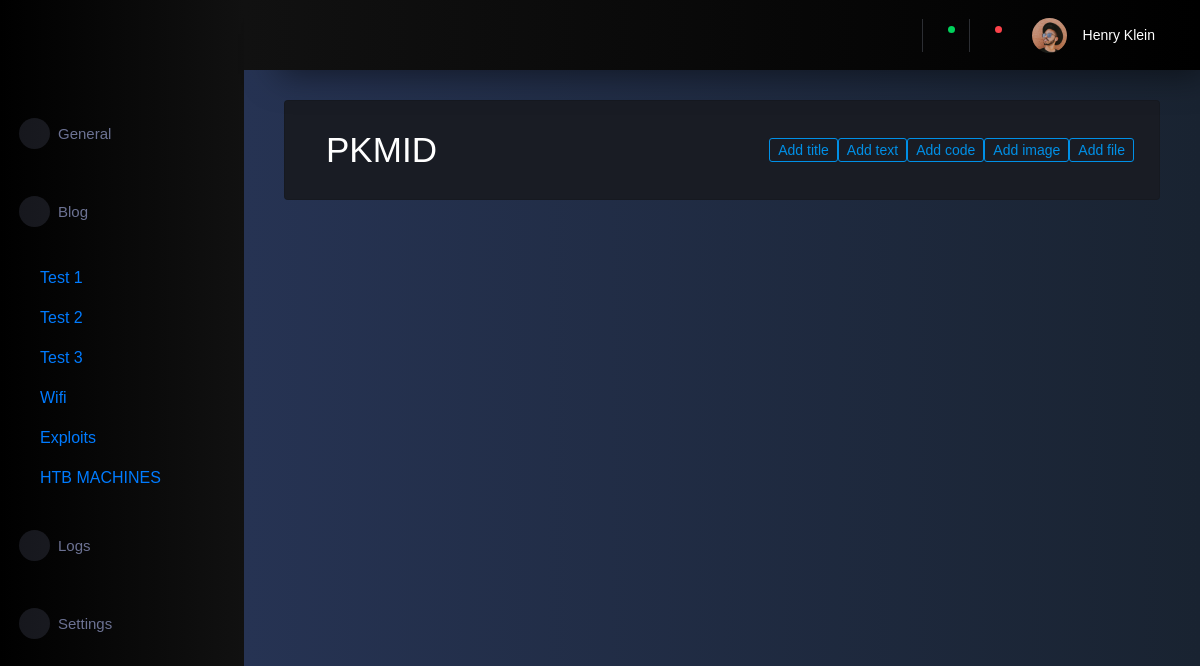
The app's page /dashboard/blog/category/post/9/ with its own data.
### dashboard/blog/models.py (models this page shows, shortened)
class Categories(models.Model):
    name = models.CharField(max_length=100, unique=True)
    fecha_creacion = models.DateTimeField(auto_now_add=True)

class Posts(models.Model):
    name = models.CharField(max_length=100, unique=True)
    subcategory = models.ForeignKey(SubCategories, on_delete=models.CASCADE, related_name='posts', blank=True)
    fecha_creacion = models.DateTimeField(auto_now_add=True)

### dashboard/blog/views.py (the view)
# urls.py: path('dashboard/blog/category/post/<int:post_id>/', views.post, name='post'),
def post(request, post_id=None):
    try:
        post = get_object_or_404(Posts, id=post_id)
        categories = Categories.objects.all()
        titulos = Titulos.objects.filter(post=post)
        textos = Textos.objects.filter(post=post)
        archivos = Archivos.objects.filter(post=post)
        codigos = Codigos.objects.filter(post=post)
        print(codigos)
        try:
            for codigo in codigos:
                print(codigo.contenido)
                codigo.contenido = markdown.markdown(codigo.contenido)
        except:
            print("no hay contenido")
        imagenes = Imagenes.objects.filter(post=post)
        todos_elementos = list(chain(titulos, textos, archivos, codigos, imagenes))
        todos_elementos_ordenados = sorted(todos_elementos, key=lambda x: x.fecha_creacion)
    except Categories.DoesNotExist:
        messages.error(request, 'Categorie not found.')
        return redirect('blog')
    return render(request, 'dashboard/blog/post/index.html', {
        'categories': categories,
        'post': post,
        'elementos': todos_elementos_ordenados,
    })

### templates/dashboard/blog/post/index.html (shortened to what this page needs)
{% extends "dashboard/base.html" %}
{% block content %}
<div class="col-lg-12 grid-margin stretch-card">
    <div class="card">
        <div class="card-body">
            <div class="d-flex flex-wrap justify-content-between align-items-center">
                <div class="text-left mb-3 mb-lg-0 order-lg-1">
                    <h1 class="card-title ml-3 mb-0 d-none d-lg-block">{{post.name}}</h1>
                </div>
                <div class="btn-group text-center order-lg-2">
                    <form method="post" action="{% url 'add_title' post_id=post.id %}">
                        <button type="submit" class="btn btn-outline-primary btn-sm">Add title</button>
                    </form>
                    <form method="post" action="{% url 'add_text' post_id=post.id %}">
                        <button type="submit" class="btn btn-outline-primary btn-sm">Add text</button>
                    </form>
                    <form method="post" action="{% url 'add_code' post_id=post.id %}">
                        <button type="submit" class="btn btn-outline-primary btn-sm">Add code</button>
                    </form>
                    <form method="post" action="{% url 'add_image' post_id=post.id %}" enctype="multipart/form-data">
                        <button type="submit" class="btn btn-outline-primary btn-sm">Add image</button>
                    </form>
                    <form method="post" action="{% url 'add_file' post_id=post.id %}" enctype="multipart/form-data">
                        <button type="submit" class="btn btn-outline-primary btn-sm">Add file</button>
                    </form>
                </div>
            </div>
        </div>
    </div>
</div>
{% endblock %}

### templates/dashboard/sidebar.html
{% load static %}
<nav class="sidebar sidebar-offcanvas sidebar-color" id="sidebar">
  <ul class="nav mt-4">
    <li class="nav-item py-3 {% if request.resolver_match.url_name == 'general' %}active{% endif %}">
      <a class="nav-link" href="{% url 'dashboard'  %}">
        <span class="menu-icon">
          <i class="mdi mdi-speedometer"></i>
        </span>
        <span class="menu-title">General</span>
      </a>
    </li>
    <li class="nav-item py-3 {% if request.resolver_match.url_name == 'blog' %}dropdown show active{% else %}dropdown{% endif %}">
      <a class="nav-link" href="{% url 'blog'  %}" id="categoriesDropdown" role="button" data-bs-toggle="dropdown" aria-haspopup="true" aria-expanded="false">
        <span class="menu-icon">
          <i class="mdi mdi-speedometer"></i>
        </span>
        <span class="menu-title">Blog</span>
      </a>
    </li>
    {% if request.resolver_match.url_name == 'blog' or request.resolver_match.url_name == 'blog-category' or request.resolver_match.url_name == 'post' %}
    <div class="my-2 show">
      {% for category in categories %}
      <a class="nav-link ml-4" href="{% url 'blog-category' category_id=category.id %}">{{ category.name }}</a>
      {% endfor %}
    </div>
    {% endif %}
    <li class="nav-item py-3">
      <a class="nav-link" href="#">
        <span class="menu-icon">
          <i class="mdi mdi-speedometer"></i>
        </span>
        <span class="menu-title">Logs</span>
      </a>
    </li>
    <li class="nav-item py-3 {% if request.resolver_match.url_name == 'settings' %}active{% endif %}">
      <a class="nav-link" href="#">
        <span class="menu-icon">
          <i class="mdi mdi-speedometer"></i>
        </span>
        <span class="menu-title">Settings</span>
      </a>
    </li>
  </ul>
</nav>

### templates/dashboard/base.html (style rules this page uses)
.sidebar-color { background-image: linear-gradient(to right, #000000, #111111); }

### records on screen
Categories: name "Test 1"
Categories: name "Test 2"
Categories: name "Test 3"
Categories: name "Wifi"
Categories: name "Exploits"
Categories: name "HTB MACHINES"
Posts: name "PKMID"
